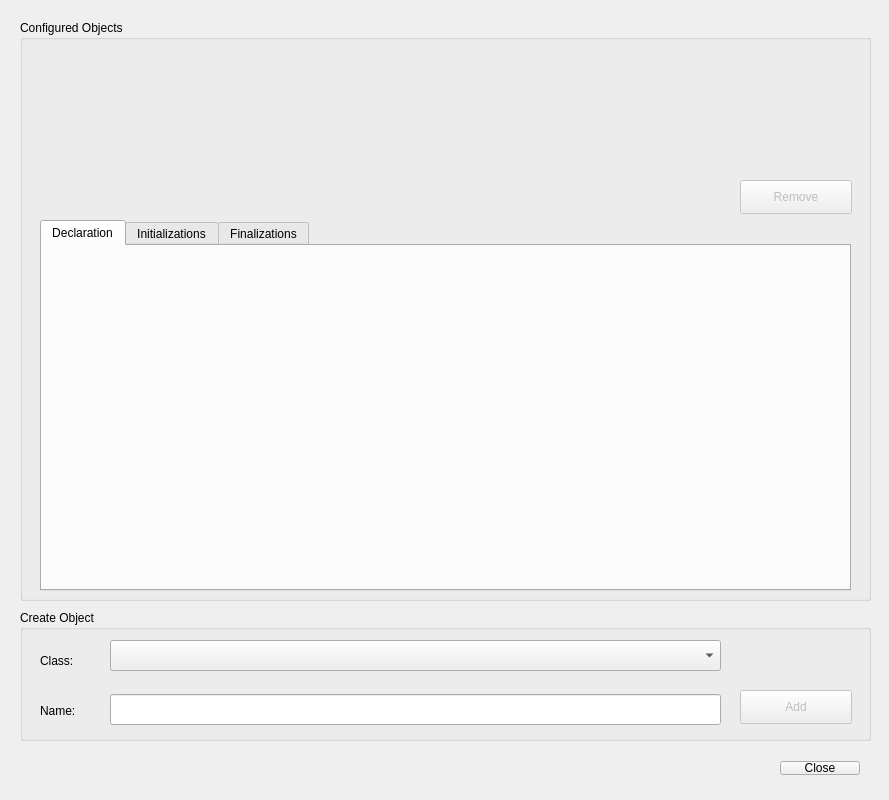
<?xml version="1.0" encoding="UTF-8"?>
<ui version="4.0">
 <class>ExperimentObjectsDialog</class>
 <widget class="QWidget" name="ExperimentObjectsDialog">
  <property name="geometry">
   <rect>
    <x>0</x>
    <y>0</y>
    <width>889</width>
    <height>800</height>
   </rect>
  </property>
  <property name="sizePolicy">
   <sizepolicy hsizetype="Fixed" vsizetype="Fixed">
    <horstretch>0</horstretch>
    <verstretch>0</verstretch>
   </sizepolicy>
  </property>
  <property name="minimumSize">
   <size>
    <width>889</width>
    <height>800</height>
   </size>
  </property>
  <property name="maximumSize">
   <size>
    <width>889</width>
    <height>800</height>
   </size>
  </property>
  <property name="windowTitle">
   <string>ExperimentObjectsDialog</string>
  </property>
  <widget class="QWidget" name="layoutWidget">
   <property name="geometry">
    <rect>
     <x>20</x>
     <y>750</y>
     <width>851</width>
     <height>36</height>
    </rect>
   </property>
   <layout class="QHBoxLayout" name="horizontalLayout">
    <property name="sizeConstraint">
     <enum>QLayout::SetDefaultConstraint</enum>
    </property>
    <item>
     <spacer name="horizontalSpacer">
      <property name="orientation">
       <enum>Qt::Horizontal</enum>
      </property>
      <property name="sizeHint" stdset="0">
       <size>
        <width>40</width>
        <height>20</height>
       </size>
      </property>
     </spacer>
    </item>
    <item>
     <widget class="QPushButton" name="pbClose">
      <property name="text">
       <string>Close</string>
      </property>
     </widget>
    </item>
   </layout>
  </widget>
  <widget class="QGroupBox" name="groupBox_2">
   <property name="geometry">
    <rect>
     <x>20</x>
     <y>20</y>
     <width>851</width>
     <height>581</height>
    </rect>
   </property>
   <property name="title">
    <string>Configured Objects</string>
   </property>
   <widget class="QPushButton" name="pbRemove">
    <property name="enabled">
     <bool>false</bool>
    </property>
    <property name="geometry">
     <rect>
      <x>720</x>
      <y>160</y>
      <width>112</width>
      <height>34</height>
     </rect>
    </property>
    <property name="text">
     <string>Remove</string>
    </property>
   </widget>
   <widget class="QWidget" name="horizontalLayoutWidget">
    <property name="geometry">
     <rect>
      <x>20</x>
      <y>30</y>
      <width>681</width>
      <height>161</height>
     </rect>
    </property>
    <layout class="QHBoxLayout" name="layCurrentObjects"/>
   </widget>
   <widget class="QTabWidget" name="tabWidget">
    <property name="geometry">
     <rect>
      <x>20</x>
      <y>200</y>
      <width>811</width>
      <height>371</height>
     </rect>
    </property>
    <property name="currentIndex">
     <number>0</number>
    </property>
    <widget class="QWidget" name="tab_Name">
     <attribute name="title">
      <string>Declaration</string>
     </attribute>
     <widget class="QWidget" name="horizontalLayoutWidget_2">
      <property name="geometry">
       <rect>
        <x>0</x>
        <y>10</y>
        <width>801</width>
        <height>141</height>
       </rect>
      </property>
      <layout class="QHBoxLayout" name="layObjectWidget"/>
     </widget>
    </widget>
    <widget class="QWidget" name="tab_Initializations">
     <attribute name="title">
      <string>Initializations</string>
     </attribute>
     <widget class="QGroupBox" name="gbDefinedInits">
      <property name="enabled">
       <bool>true</bool>
      </property>
      <property name="geometry">
       <rect>
        <x>10</x>
        <y>70</y>
        <width>791</width>
        <height>261</height>
       </rect>
      </property>
      <property name="title">
       <string>Defined: </string>
      </property>
      <widget class="QWidget" name="horizontalLayoutWidget_3">
       <property name="geometry">
        <rect>
         <x>360</x>
         <y>10</y>
         <width>431</width>
         <height>251</height>
        </rect>
       </property>
       <layout class="QHBoxLayout" name="layObjectInitWidget"/>
      </widget>
      <widget class="QPushButton" name="pbInitRemove">
       <property name="enabled">
        <bool>false</bool>
       </property>
       <property name="geometry">
        <rect>
         <x>240</x>
         <y>220</y>
         <width>112</width>
         <height>34</height>
        </rect>
       </property>
       <property name="text">
        <string>Remove</string>
       </property>
      </widget>
      <widget class="QListWidget" name="lwObjectInitUsed">
       <property name="geometry">
        <rect>
         <x>10</x>
         <y>30</y>
         <width>341</width>
         <height>181</height>
        </rect>
       </property>
      </widget>
     </widget>
     <widget class="QGroupBox" name="gbAvailableInits">
      <property name="enabled">
       <bool>true</bool>
      </property>
      <property name="geometry">
       <rect>
        <x>10</x>
        <y>10</y>
        <width>791</width>
        <height>61</height>
       </rect>
      </property>
      <property name="title">
       <string>Available: </string>
      </property>
      <widget class="QComboBox" name="cmbObjectInitAvailable">
       <property name="geometry">
        <rect>
         <x>100</x>
         <y>20</y>
         <width>551</width>
         <height>31</height>
        </rect>
       </property>
      </widget>
      <widget class="QPushButton" name="pbInitAdd">
       <property name="enabled">
        <bool>false</bool>
       </property>
       <property name="geometry">
        <rect>
         <x>670</x>
         <y>20</y>
         <width>112</width>
         <height>34</height>
        </rect>
       </property>
       <property name="text">
        <string>Add</string>
       </property>
      </widget>
     </widget>
    </widget>
    <widget class="QWidget" name="tab_Finalizations">
     <attribute name="title">
      <string>Finalizations</string>
     </attribute>
     <widget class="QGroupBox" name="gbAvailableFinits">
      <property name="geometry">
       <rect>
        <x>10</x>
        <y>10</y>
        <width>791</width>
        <height>61</height>
       </rect>
      </property>
      <property name="title">
       <string>Available: </string>
      </property>
      <widget class="QPushButton" name="pbFinitAdd">
       <property name="enabled">
        <bool>false</bool>
       </property>
       <property name="geometry">
        <rect>
         <x>670</x>
         <y>20</y>
         <width>112</width>
         <height>34</height>
        </rect>
       </property>
       <property name="text">
        <string>Add</string>
       </property>
      </widget>
      <widget class="QComboBox" name="cmbObjectFinitAvailable">
       <property name="geometry">
        <rect>
         <x>100</x>
         <y>20</y>
         <width>551</width>
         <height>31</height>
        </rect>
       </property>
      </widget>
     </widget>
     <widget class="QGroupBox" name="gbDefinedFinits">
      <property name="geometry">
       <rect>
        <x>10</x>
        <y>70</y>
        <width>791</width>
        <height>261</height>
       </rect>
      </property>
      <property name="title">
       <string>Defined: </string>
      </property>
      <widget class="QWidget" name="horizontalLayoutWidget_4">
       <property name="geometry">
        <rect>
         <x>360</x>
         <y>10</y>
         <width>431</width>
         <height>251</height>
        </rect>
       </property>
       <layout class="QHBoxLayout" name="layObjectFinitWidget"/>
      </widget>
      <widget class="QListWidget" name="lwObjectFinitUsed">
       <property name="geometry">
        <rect>
         <x>10</x>
         <y>30</y>
         <width>341</width>
         <height>181</height>
        </rect>
       </property>
      </widget>
      <widget class="QPushButton" name="pbFinitRemove">
       <property name="enabled">
        <bool>false</bool>
       </property>
       <property name="geometry">
        <rect>
         <x>240</x>
         <y>220</y>
         <width>112</width>
         <height>34</height>
        </rect>
       </property>
       <property name="text">
        <string>Remove</string>
       </property>
      </widget>
     </widget>
    </widget>
   </widget>
  </widget>
  <widget class="QGroupBox" name="groupBox">
   <property name="geometry">
    <rect>
     <x>20</x>
     <y>610</y>
     <width>851</width>
     <height>131</height>
    </rect>
   </property>
   <property name="title">
    <string>Create Object</string>
   </property>
   <widget class="QLabel" name="label_3">
    <property name="geometry">
     <rect>
      <x>20</x>
      <y>40</y>
      <width>61</width>
      <height>21</height>
     </rect>
    </property>
    <property name="text">
     <string>Class:</string>
    </property>
   </widget>
   <widget class="QComboBox" name="cmbObjects">
    <property name="geometry">
     <rect>
      <x>90</x>
      <y>30</y>
      <width>611</width>
      <height>31</height>
     </rect>
    </property>
   </widget>
   <widget class="QPushButton" name="pbAdd">
    <property name="enabled">
     <bool>false</bool>
    </property>
    <property name="geometry">
     <rect>
      <x>720</x>
      <y>80</y>
      <width>112</width>
      <height>34</height>
     </rect>
    </property>
    <property name="text">
     <string>Add</string>
    </property>
   </widget>
   <widget class="QLabel" name="label_4">
    <property name="geometry">
     <rect>
      <x>20</x>
      <y>90</y>
      <width>61</width>
      <height>21</height>
     </rect>
    </property>
    <property name="text">
     <string>Name:</string>
    </property>
   </widget>
   <widget class="QLineEdit" name="leObjectName">
    <property name="geometry">
     <rect>
      <x>90</x>
      <y>84</y>
      <width>611</width>
      <height>31</height>
     </rect>
    </property>
   </widget>
  </widget>
 </widget>
 <layoutdefault spacing="6" margin="11"/>
 <resources/>
 <connections/>
</ui>
